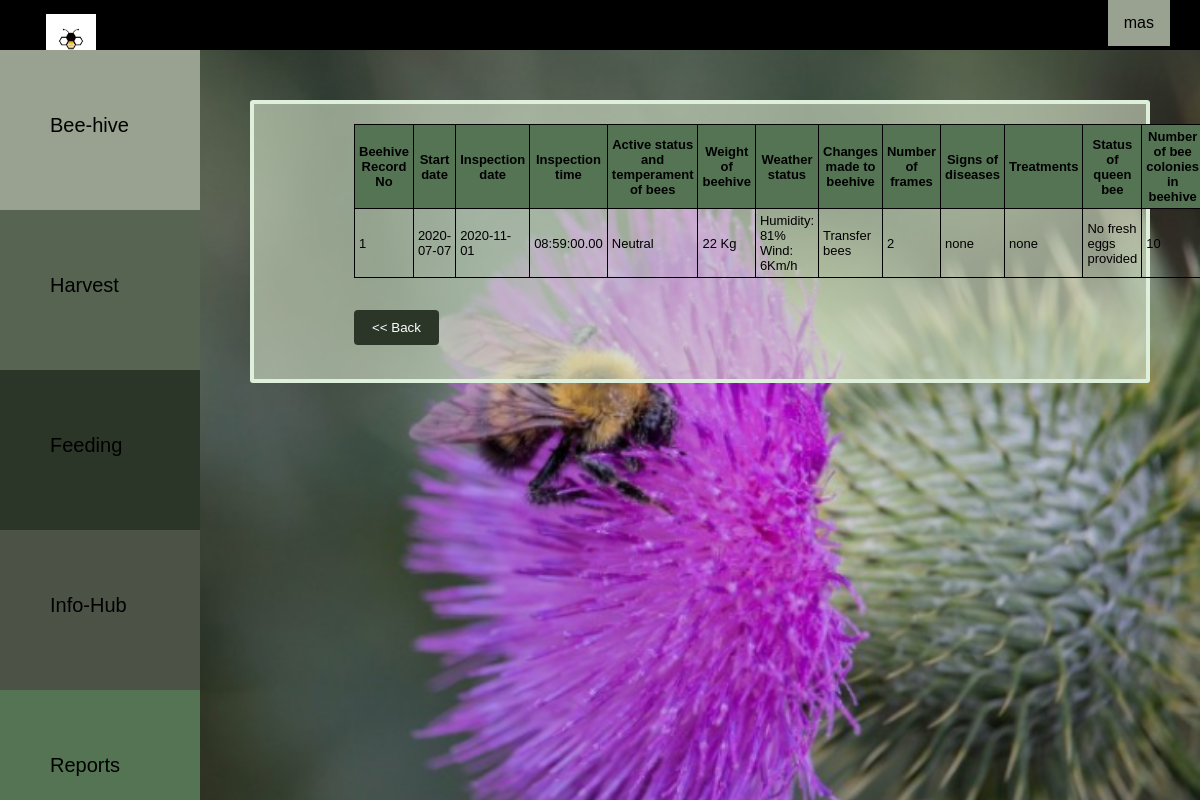
Screenshot of /php/bk_fbeehivereport.php?beehiveno=1 (signed in) with the database file from the repository.
### tables this page shows
CREATE TABLE `beehive` (
  `BeehiveRecNo` int(10) NOT NULL,
  `userID` int(10) NOT NULL,
  `beehiveno` int(10) NOT NULL,
  `sdate` date NOT NULL,
  `idate` date NOT NULL,
  `itime` time(2) NOT NULL,
  `actstatus` varchar(200) NOT NULL,
  `wbeehive` varchar(200) NOT NULL,
  `wstatus` varchar(200) NOT NULL,
  `cbeehive` varchar(200) NOT NULL,
  `noframes` int(50) NOT NULL,
  `disease` varchar(200) NOT NULL,
  `treatment` varchar(200) NOT NULL,
  `sqbee` varchar(200) NOT NULL,
  `bcolony` int(10) NOT NULL
);

### php/bk_fbeehivereport.php (the view, shortened to what this page needs)
<html>
	<head>
      <link rel="stylesheet" type="text/CSS" href="../css/bk_style.css">
      <link rel="stylesheet" type="text/CSS" href="../css/bk_catstyle.css">
	</head>
	<body>
<?php include('bk_navbar.php');
        include('bk_sidenavbar.php');?>
<div class="main">
  <div class="bhivecontainer">
            <center>
            <table >
                <tr style="background-color:#547454">
                <th>Beehive Record No</th>
                <th>Start date</th>
                <th>Inspection date</th>
                <th>Inspection time</th>
                <th>Active status and temperament of bees</th>
                <th>Weight of beehive</th>
                <th>Weather status</th>
                <th>Changes made to beehive</th>
                <th>Number of frames</th>
                <th>Signs of diseases</th>
                <th>Treatments</th>
                <th>Status of queen bee</th>
                <th>Number of bee colonies in beehive</th>
                </tr>
			<?php
if(isset($_GET['beehiveno'])){
$sql = "SELECT BeehiveRecNo,sdate,idate,itime,actstatus,wbeehive,wstatus,cbeehive,noframes,disease,treatment,sqbee,bcolony FROM beehive WHERE beehiveno='".$_GET['beehiveno']."'  and userID='".$_SESSION['userid']."'";
mysqli_query($connection, $sql);
$result = mysqli_query($connection,$sql);
		while($row=mysqli_fetch_assoc($result)){
        echo '<tr >';
        echo '<td>';
        echo $row['BeehiveRecNo'];
        echo '</td>';
        echo '<td>';
        echo $row['sdate'];
        echo '</td>';
        echo '<td>';
        echo $row['idate'];
        echo '</td>';
        echo '<td>';
        echo $row['itime'];
        echo '</td>';
        echo '<td>';
        echo $row['actstatus'];
        echo '</td>';
        echo '<td>';
        echo $row['wbeehive']." Kg";
        echo '</td>';
        echo '<td>';
        echo $row['wstatus'];
        echo '</td>';
        echo '<td>';
        echo $row['cbeehive'];
        echo '</td>';
        echo '<td>';
        echo $row['noframes'];
        echo '</td>';
        echo '<td>';
        echo $row['disease'];
        echo '</td>';
        echo '<td>';
        echo $row['treatment'];
        echo '</td>';
        echo '<td>';
        echo $row['sqbee'];
        echo '</td>';
        echo '<td>';
        echo $row['bcolony'];
        echo '</td>';
        echo '</tr>';
		}}?>
            </table></center>
            <form  action="bk_reports.php" method="post" >
        <div class="row">
        <input type="submit" value="<< Back" name="back" >
        </div>
        </form>
</div>
</div>
	</body>
</html>

### php/bk_navbar.php (shortened to what this page needs)
<html>
<head>
<link rel="stylesheet" type="text/CSS" href="../css/bk_style.css">
</head>
<body>
<div class="topnav">
  <a><img class="logo" src="../images/2.jpg"></a>
  <div class="dropdown">
  <button onclick="myFunction()" class="dropbtn"><?php echo $_SESSION['username']; ?></button>
</div>
</div>
</body>
</html>

### php/bk_sidenavbar.php
<html>
<head>
<link rel="stylesheet" type="text/CSS" href="bk_catstyle.css">
</head>
<body>
<div class="sidenav">
  <a href="beekeeperindex.php" style="background-color:#99a290"><font type="arial" >Bee-hive</font></a>
  <a href="bk_harvest.php" style="background-color:#576452"><font type="arial">Harvest</arial></a>
  <a href="bk_feeding.php" style="background-color:#2b3528"><font type="arial">Feeding</arial></a>
  <a href="bk_infohub.php" style="background-color:#4c5246"><font type="arial">Info-Hub</arial></a>
  <a href="bk_reports.php" style="background-color:#547454">Reports</a></li>
</div>
</body>
</html>

### css/bk_style.css (style rules this page uses)
body { margin: 0; font-family: Arial, Helvetica, sans-serif; }
a { text-decoration:none; }
.topnav { top: 0; position: fixed; background-color: black; top: 0; width: 100%; }
.dropdown { float: right; overflow: hidden; padding-right: 30px; }
.dropdown .dropbtn { font-size: 16px; border: none; outline: none; color: black; padding: 14px 16px; font-family: inherit; margin: 0; background-color:#99a290; }
.topnav a { float: left; color: #A9A9A9; text-align: center; padding: 14px 16px; text-decoration: none; font-size: 17px; height: 50px; }
.bhivecontainer { background-color: #d4e2c89d; padding: 20px 100px 20px 100px; border: 4px solid rgb(222, 240, 219); border-radius: 3px; font-size: 14px; }
.logo { width: 80px; height: 50px; padding-left:30px; padding-top: 0px; }
.row:after { content: ""; display: table; clear: both; }
input[type=submit] { background-color: #2b3528; color: white; padding: 10px 18px; border: none; border-radius: 4px; cursor: pointer; float: left; }
table, td , tr, th { border: 1px solid black; border-collapse: collapse; font-size: 13px; table-layout: fixed; padding:4px; }

### css/bk_catstyle.css (style rules this page uses)
body { margin: 0; font-family: Arial; background-position: center; background-repeat: no-repeat; background-size: cover; background-attachment: fixed; background-image: url(../images/11.png); }
.sidenav { margin-top: 50px; height: 100%; width: 200px; position: fixed; top: 0; left: 0; overflow-x: hidden; }
.sidenav a { text-decoration: none; font-size: 20px; color: black; display: block; width:100%; padding-left: 50px; padding-top: 40px; line-height: 70px; height: 20%; box-sizing: border-box; border-bottom: 0px solid #333; transition: .5s; }
.main { margin-left: 250px; margin-right: 50px; margin-bottom: 10px; margin-top: 100px; }
* { box-sizing: border-box; }

### rows the page displays
beehive: BeehiveRecNo "1", sdate "2020-07-07", idate "2020-11-01", itime "08:59:00.00", actstatus "Neutral", wbeehive "22", wstatus "Humidity: 81% Wind: 6Km/h", cbeehive "Transfer bees", noframes "2", disease "none", treatment "none", sqbee "No fresh eggs provided", bcolony "10"

### other values shown
$_SESSION['username'] "mas"
